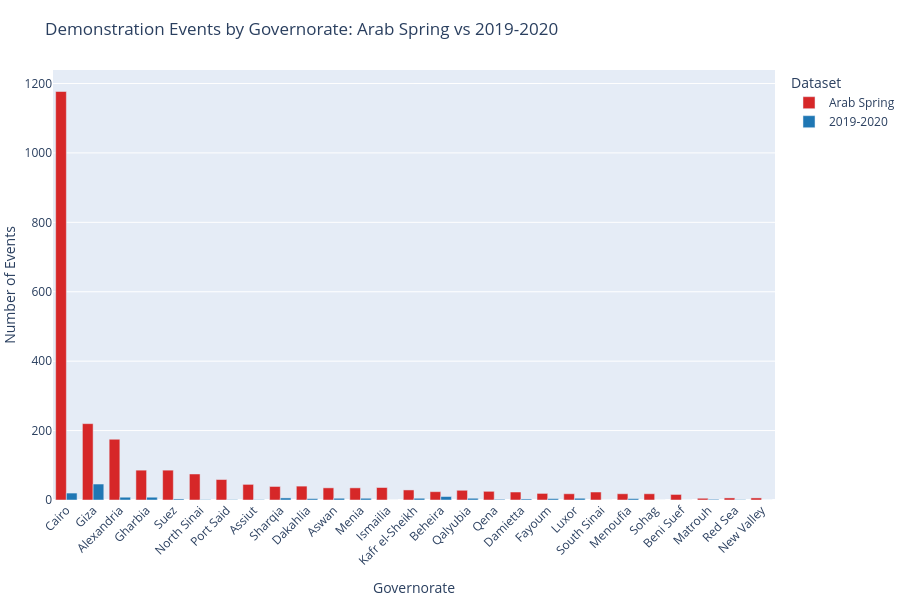

This figure's notebook cell:
### Code cell
import pandas as pd
import plotly.express as px

TARGET_SUBTYPES = [
    "Peaceful protest",
    "Excessive force against protesters",
    "Violent demonstration",
    "Protest with intervention",
]


def build_governorate_quantity_comparison(df_2011, df_alsisi):
    """
    Build a comparison of protest quantities (total event counts) by governorate across both datasets.
    """
    results = {}
    
    for df_in, dataset_label in [(df_2011, "ACLED_egypt2011"), (df_alsisi, "ACLED_alsisi")]:
        if df_in is None or df_in.empty:
            print(f"{dataset_label}: no data available.")
            continue
        
        df_local = df_in.copy()
        norm_cols = {c.strip().lower(): c for c in df_local.columns}
        pick = lambda *names: next((norm_cols[n] for n in names if n in norm_cols), None)
        
        event_col = pick("event_type")
        sub_event_col = pick("sub_event_type")
        gov_col = pick("admin1", "governorate", "admin_1", "location")
        
        if not event_col or not sub_event_col or not gov_col:
            print(f"{dataset_label}: required columns missing.")
            continue
        
        df_local[event_col] = df_local[event_col].astype(str).str.strip().str.lower()
        df_local[sub_event_col] = df_local[sub_event_col].astype(str).str.strip()
        df_local[gov_col] = df_local[gov_col].astype(str).str.strip()
        
        analysis_df = df_local[
            df_local[event_col].isin(["protests", "riots"])
            & df_local[sub_event_col].isin(TARGET_SUBTYPES)
            & df_local[gov_col].ne("")
            & df_local[gov_col].str.lower().ne("nan")
        ].copy()
        
        if analysis_df.empty:
            print(f"{dataset_label}: no valid protests/riots rows after filtering.")
            continue
        
        # Count total events per governorate
        gov_counts = (
            analysis_df.groupby(gov_col, dropna=False)
            .size()
            .rename("count")
            .reset_index()
        )
        
        results[dataset_label] = {
            "gov_col": gov_col,
            "data": gov_counts,
        }
    
    return results


# Build quantities for both datasets
qty_results = build_governorate_quantity_comparison(df_2011_clean, df_alsisi_clean)

if not qty_results or len(qty_results) < 2:
    print("Not enough data to build comparison.")
else:
    gov_col_2011 = qty_results["ACLED_egypt2011"]["gov_col"]
    gov_col_alsisi = qty_results["ACLED_alsisi"]["gov_col"]
    
    d_2011 = qty_results["ACLED_egypt2011"]["data"].copy()
    d_2011 = d_2011.rename(columns={gov_col_2011: "Governorate", "count": "Arab Spring"})
    
    d_alsisi = qty_results["ACLED_alsisi"]["data"].copy()
    d_alsisi = d_alsisi.rename(columns={gov_col_alsisi: "Governorate", "count": "2019-2020"})
    
    # Merge on common governorates
    merged = pd.merge(d_2011, d_alsisi, on="Governorate", how="outer").fillna(0)
    merged["Arab Spring"] = merged["Arab Spring"].astype(int)
    merged["2019-2020"] = merged["2019-2020"].astype(int)
    merged["Total"] = merged["Arab Spring"] + merged["2019-2020"]
    merged["Difference"] = merged["Arab Spring"] - merged["2019-2020"]
    
    # Sort by total quantity descending
    merged = merged.sort_values("Total", ascending=False).reset_index(drop=True)
    
    # Reshape for plotly: convert wide format to long for grouped bars
    long_qty = merged[["Governorate", "Arab Spring", "2019-2020"]].melt(
        id_vars="Governorate",
        value_vars=["Arab Spring", "2019-2020"],
        var_name="Dataset",
        value_name="Quantity",
    )
    
    # Create grouped bar chart
    fig = px.bar(
        long_qty,
        x="Governorate",
        y="Quantity",
        color="Dataset",
        barmode="group",
        title="Demonstration Events by Governorate: Arab Spring vs 2019-2020",
        color_discrete_map={
            "Arab Spring": "#d62728",
            "2019-2020": "#1f77b4",
        },
        labels={"Quantity": "Number of Events"},
    )
    
    fig.update_layout(
        xaxis_title="Governorate",
        yaxis_title="Number of Events",
        xaxis_tickangle=-45,
        height=600,
        margin=dict(l=0, r=0, t=70, b=100),
        legend_title_text="Dataset",
        hovermode="x unified",
    )
    fig.update_traces(
        hovertemplate="Governorate: %{x}<br>Dataset: %{fullData.name}<br>Events: %{y}<extra></extra>"
    )
    fig.show()
    
    # Display summary table sorted by total quantity
    print("\nProtest Quantity by Governorate (sorted by total):")
    display(merged[["Governorate", "Arab Spring", "2019-2020", "Total", "Difference"]])
    print(f"\nTotal governorates with data: {len(merged)}")
    print(f"Total events (Arab Spring): {merged['Arab Spring'].sum()}")
    print(f"Total events (2019-2020): {merged['2019-2020'].sum()}")

### Figure 1 — Plotly figure (JSON) as saved in the notebook; plotly's stock layout.template omitted (floating-point values rounded to 4 significant figures)
{"data": [{"alignmentgroup": "True", "hovertemplate": "Governorate: %{x}<br>Dataset: %{fullData.name}<br>Events: %{y}<extra></extra>", "legendgroup": "Arab Spring", "marker": {"color": "#d62728", "pattern": {"shape": ""}}, "name": "Arab Spring", "offsetgroup": "Arab Spring", "orientation": "v", "showlegend": true, "textposition": "auto", "type": "bar", "x": ["Cairo", "Giza", "Alexandria", "Gharbia", "Suez", "North Sinai", "Port Said", "Assiut", "Sharqia", "Dakahlia", "Aswan", "Menia", "Ismailia", "Kafr el-Sheikh", "Beheira", "Qalyubia", "Qena", "Damietta", "Fayoum", "Luxor", "South Sinai", "Menoufia", "Sohag", "Beni Suef", "Matrouh", "Red Sea", "New Valley"], "xaxis": "x", "y": [1177, 220, 175, 86, 86, 75, 59, 45, 39, 40, 35, 35, 36, 29, 24, 28, 25, 23, 19, 18, 23, 18, 18, 16, 5, 6, 6], "yaxis": "y"}, {"alignmentgroup": "True", "hovertemplate": "Governorate: %{x}<br>Dataset: %{fullData.name}<br>Events: %{y}<extra></extra>", "legendgroup": "2019-2020", "marker": {"color": "#1f77b4", "pattern": {"shape": ""}}, "name": "2019-2020", "offsetgroup": "2019-2020", "orientation": "v", "showlegend": true, "textposition": "auto", "type": "bar", "x": ["Cairo", "Giza", "Alexandria", "Gharbia", "Suez", "North Sinai", "Port Said", "Assiut", "Sharqia", "Dakahlia", "Aswan", "Menia", "Ismailia", "Kafr el-Sheikh", "Beheira", "Qalyubia", "Qena", "Damietta", "Fayoum", "Luxor", "South Sinai", "Menoufia", "Sohag", "Beni Suef", "Matrouh", "Red Sea", "New Valley"], "xaxis": "x", "y": [20, 46, 8, 8, 3, 1, 1, 1, 6, 4, 5, 5, 0, 5, 10, 5, 2, 3, 4, 5, 0, 4, 0, 0, 2, 1, 0], "yaxis": "y"}], "layout": {"barmode": "group", "height": 600, "hovermode": "x unified", "legend": {"title": {"text": "Dataset"}, "tracegroupgap": 0}, "margin": {"b": 100, "l": 0, "r": 0, "t": 70}, "title": {"text": "Demonstration Events by Governorate: Arab Spring vs 2019-2020"}, "xaxis": {"anchor": "y", "domain": [0, 1], "tickangle": -45, "title": {"text": "Governorate"}}, "yaxis": {"anchor": "x", "domain": [0, 1], "title": {"text": "Number of Events"}}}}
